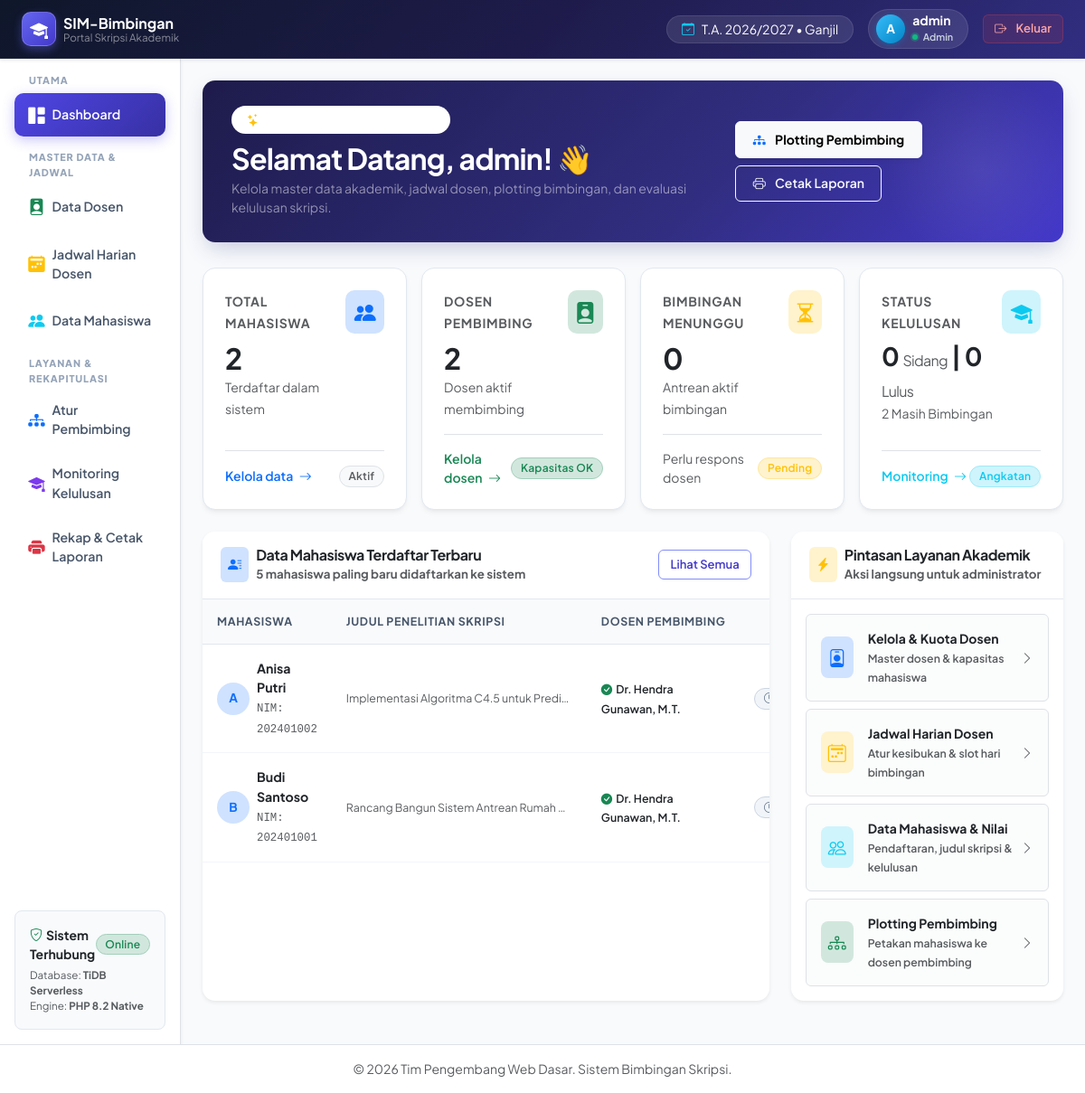
/admin/index.php (signed in), run on the app's committed database.
### tables this page shows
CREATE TABLE IF NOT EXISTS mahasiswa (
    id INT AUTO_INCREMENT PRIMARY KEY,
    user_id INT NOT NULL,
    nim VARCHAR(20) NOT NULL UNIQUE,
    nama_lengkap VARCHAR(100) NOT NULL,
    judul_skripsi VARCHAR(255) DEFAULT 'Belum Ditentukan',
    dosen_pembimbing_id INT NULL,
    foto_profil VARCHAR(255) DEFAULT 'default.png',
    status_kelulusan ENUM('proses_bimbingan', 'siap_sidang', 'lulus') DEFAULT 'proses_bimbingan',
    created_at TIMESTAMP DEFAULT CURRENT_TIMESTAMP,
    FOREIGN KEY (user_id) REFERENCES users(id) ON DELETE CASCADE,
    FOREIGN KEY (dosen_pembimbing_id) REFERENCES dosen(id) ON DELETE SET NULL
);

CREATE TABLE IF NOT EXISTS dosen (
    id INT AUTO_INCREMENT PRIMARY KEY,
    user_id INT NOT NULL,
    nidn VARCHAR(20) NOT NULL UNIQUE,
    nama_dosen VARCHAR(100) NOT NULL,
    email VARCHAR(100) NOT NULL,
    no_whatsapp VARCHAR(20),
    foto_profil VARCHAR(255) DEFAULT 'default.png',
    kuota_bimbingan INT DEFAULT 10,
    created_at TIMESTAMP DEFAULT CURRENT_TIMESTAMP,
    FOREIGN KEY (user_id) REFERENCES users(id) ON DELETE CASCADE
);

### admin/index.php (the view, shortened to what the rows shown need)
<?php
require_once '../config/database.php';
require_once '../templates/header.php';
require_once '../templates/sidebar_admin.php';
$total_mhs       = $pdo->query("SELECT COUNT(*) FROM mahasiswa")->fetchColumn();
$total_dosen     = $pdo->query("SELECT COUNT(*) FROM dosen")->fetchColumn();
$total_menunggu  = $pdo->query("SELECT COUNT(*) FROM pengajuan_bimbingan WHERE status = 'menunggu'")->fetchColumn();
$mhs_terbaru = $pdo->query("
    SELECT m.*, d.nama_dosen
    FROM mahasiswa m
    LEFT JOIN dosen d ON m.dosen_pembimbing_id = d.id
    ORDER BY m.id DESC LIMIT 5
")->fetchAll();
?>
<div class="hero-banner d-flex flex-column flex-md-row justify-content-between align-items-md-center gap-3">
    <div>
        <h2 class="fw-bold text-white mb-1">Selamat Datang, <?= htmlspecialchars($_SESSION['username'] ?? 'Administrator'); ?>! 👋</h2>
    </div>
</div>
<div class="row g-3 mb-4">
    <div class="col-sm-6 col-xl-3">
        <div class="metric-card h-100 d-flex flex-column justify-content-between">
            <div class="d-flex justify-content-between align-items-start">
                <div>
                    <h2 class="fw-bold text-dark mt-2 mb-0"><?= number_format($total_mhs); ?></h2>
                </div>
            </div>
        </div>
    </div>
    <div class="col-sm-6 col-xl-3">
        <div class="metric-card h-100 d-flex flex-column justify-content-between">
            <div class="d-flex justify-content-between align-items-start">
                <div>
                    <h2 class="fw-bold text-dark mt-2 mb-0"><?= number_format($total_dosen); ?></h2>
                </div>
            </div>
        </div>
    </div>
    <div class="col-sm-6 col-xl-3">
        <div class="metric-card h-100 d-flex flex-column justify-content-between">
            <div class="d-flex justify-content-between align-items-start">
                <div>
                    <h2 class="fw-bold text-dark mt-2 mb-0"><?= number_format($total_menunggu); ?></h2>
                </div>
            </div>
        </div>
    </div>
</div>
<div class="row g-4 mb-4">
    <div class="col-lg-8">
        <div class="card shadow-sm border-0 h-100">
            <div class="card-body p-0">
                <div class="table-responsive">
                    <table class="table table-hover align-middle mb-0">
                        <thead class="table-light">
                            <tr>
                                <th class="ps-3">Mahasiswa</th>
                                <th>Judul Penelitian Skripsi</th>
                                <th>Dosen Pembimbing</th>
                                <th class="text-center">Status</th>
                            </tr>
                        </thead>
                        <tbody>
                            <?php if (empty($mhs_terbaru)): ?>
                                <tr>
                                    <td colspan="4" class="text-center text-muted py-5">
                                        <i class="bi bi-inbox fs-2 d-block text-secondary mb-2"></i>
                                        Belum ada data mahasiswa terdaftar.
                                    </td>
                                </tr>
                            <?php else: ?>
                                <?php foreach ($mhs_terbaru as $m):
                                    $initial = strtoupper(substr($m['nama_lengkap'], 0, 1));
                                ?>
                                    <tr>
                                        <td class="ps-3">
                                            <div class="d-flex align-items-center gap-2">
                                                <div class="avatar-initial bg-primary-subtle text-primary">
                                                    <?= $initial; ?>
                                                </div>
                                                <div>
                                                    <div class="fw-bold text-dark"><?= htmlspecialchars($m['nama_lengkap']); ?></div>
                                                    <span class="font-monospace text-muted small">NIM: <?= htmlspecialchars($m['nim']); ?></span>
                                                </div>
                                            </div>
                                        </td>
                                        <td>
                                            <span class="text-muted small d-block text-truncate" style="max-width: 250px;" title="<?= htmlspecialchars($m['judul_skripsi']); ?>">
                                                <?= htmlspecialchars($m['judul_skripsi'] ?: 'Judul belum ditentukan'); ?>
                                            </span>
                                        </td>
                                        <td>
                                            <?php if ($m['nama_dosen']): ?>
                                                <span class="text-dark small fw-semibold">
                                                    <i class="bi bi-check-circle-fill text-success me-1"></i><?= htmlspecialchars($m['nama_dosen']); ?>
                                                </span>
                                            <?php else: ?>
                                                <span class="badge bg-warning text-dark">
                                                    <i class="bi bi-exclamation-triangle me-1"></i>Belum Diplot
                                                </span>
                                            <?php endif; ?>
                                        </td>
                                        <td class="text-center">
                                            <?php if ($m['status_kelulusan'] === 'lulus'): ?>
                                                <span class="badge bg-success"><i class="bi bi-check2-all me-1"></i>Lulus</span>
                                            <?php elseif ($m['status_kelulusan'] === 'siap_sidang'): ?>
                                                <span class="badge bg-primary"><i class="bi bi-award me-1"></i>Siap Sidang</span>
                                            <?php else: ?>
                                                <span class="badge bg-secondary"><i class="bi bi-clock-history me-1"></i>Bimbingan</span>
                                            <?php endif; ?>
                                        </td>
                                    </tr>
                                <?php endforeach; ?>
                            <?php endif; ?>
                        </tbody>
                    </table>
                </div>
            </div>
        </div>
    </div>
</div>
<?php
require_once '../templates/footer.php';
?>

### data on the page
mahasiswa: nama_lengkap "A", nama_lengkap "Anisa Putri", nim "202401002", judul_skripsi "Implementasi Algoritma C4.5 untuk Predi…", dosen_pembimbing.nama_dosen "Dr. Hendra Gunawan, M.T."
mahasiswa: nama_lengkap "B", nama_lengkap "Budi Santoso", nim "202401001", judul_skripsi "Rancang Bangun Sistem Antrean Rumah…", dosen_pembimbing.nama_dosen "Dr. Hendra Gunawan, M.T."

### other printed values
$user_initial "A"
$_SESSION['username'] "admin"
$_SESSION['role'] "Admin"
$total_mhs "2"
$total_dosen "2"
$total_menunggu "0"
$total_siap "0"
$total_lulus "0"
$total_mhs - ($total_siap + $total_lulus) "2"
